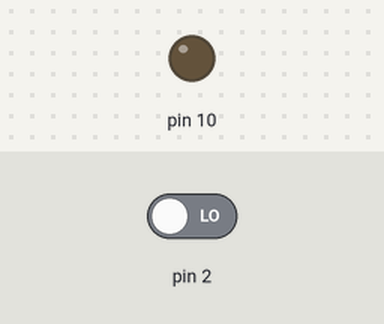
Bench run of a sketch on a simulated Arduino Uno, built with avr-gcc and run on an emulated ATmega328P. Shown: output pins drawn as LEDs (lit = HIGH). The inputs (shaded band) are chosen by the test bench; at power-on: pin 2 LOW.

Above: at 1.2 s.
1.3 s: pin 2 driven HIGH
At 2.1 s:
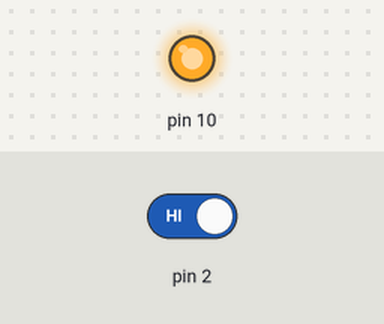
2.8 s: pin 2 driven LOW
At 3.3 s:
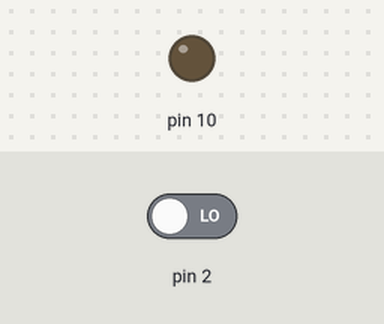
Timing chart, 0 to 5.8 s (numbered marks = the images above; inputs shaded):
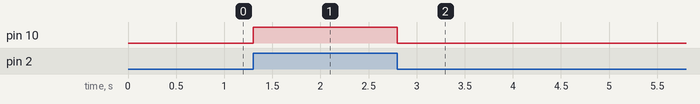

The sketch:

button_LED.ino
```cpp
void setup() {
 pinMode(10,OUTPUT);
 pinMode(2,INPUT);}
void loop() {
  digitalWrite(10,digitalRead(2));
}
```

Measured:
- after the input at 1.3 s, pin 10: LOW → HIGH at once
- after the input at 2.8 s, pin 10: HIGH → LOW at once
